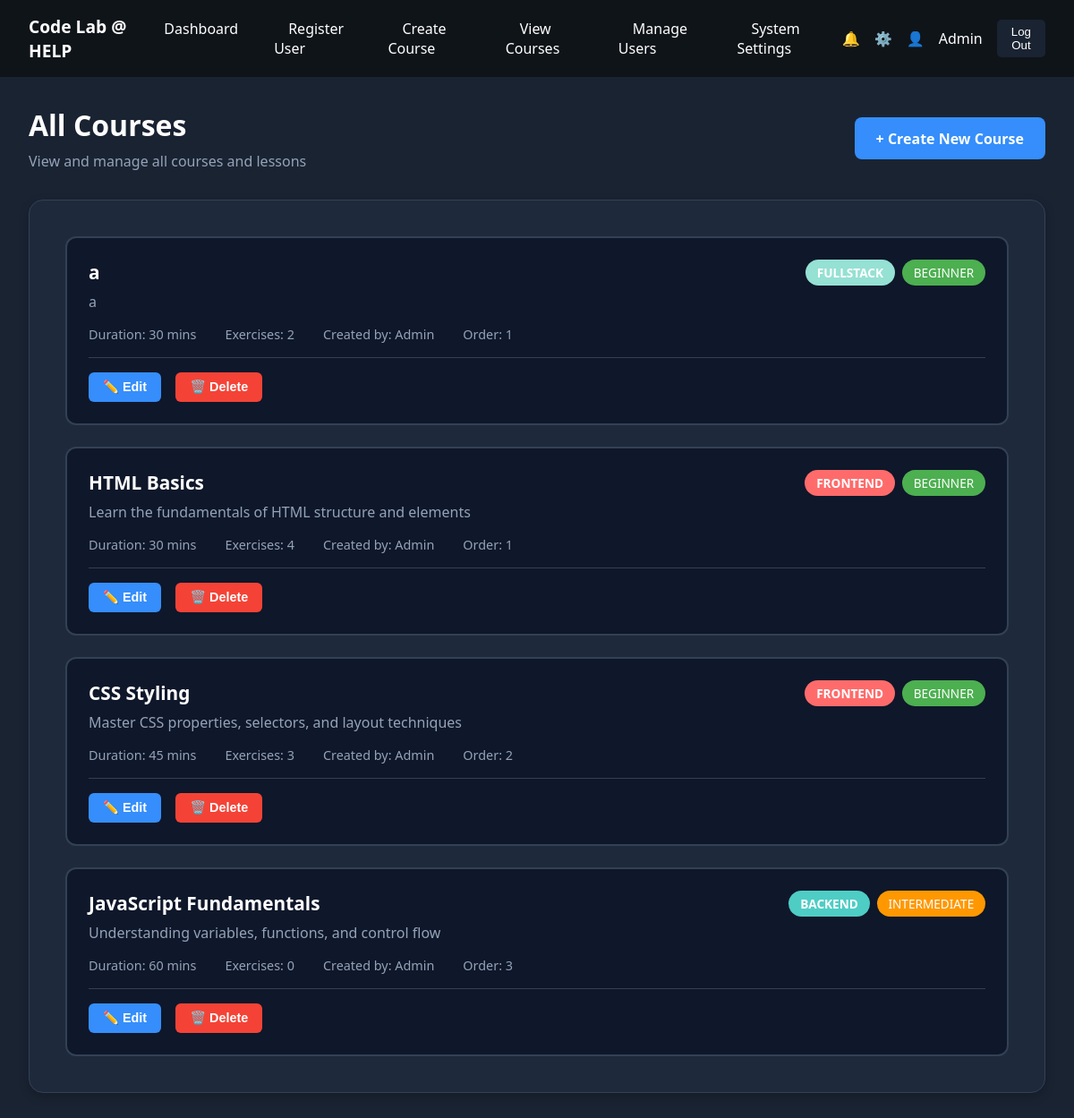
The app's page /PHP/view_courses.php (signed in) with its own data.
### tables this page shows
CREATE TABLE `lessons` (
  `id` int(10) UNSIGNED NOT NULL,
  `title` varchar(200) NOT NULL,
  `description` text DEFAULT NULL,
  `category` enum('frontend','backend','fullstack') NOT NULL,
  `difficulty` enum('beginner','intermediate','advanced') DEFAULT 'beginner',
  `content_type` enum('video','text','interactive') DEFAULT 'text',
  `duration_minutes` int(11) DEFAULT 0,
  `order_index` int(11) DEFAULT 0,
  `is_published` tinyint(1) DEFAULT 1,
  `created_by` int(10) UNSIGNED DEFAULT NULL,
  `created_at` timestamp NOT NULL DEFAULT current_timestamp(),
  `updated_at` timestamp NOT NULL DEFAULT current_timestamp() ON UPDATE current_timestamp()
);

CREATE TABLE `users` (
  `id` int(11) UNSIGNED NOT NULL,
  `full_name` varchar(100) NOT NULL,
  `email` varchar(100) NOT NULL,
  `role` enum('student','instructor','admin') NOT NULL,
  `password` varchar(255) NOT NULL,
  `created_at` timestamp NOT NULL DEFAULT current_timestamp(),
  `first_login` tinyint(1) DEFAULT 1
);

### PHP/view_courses.php (the view, shortened to what this page needs)
<?php
include 'db_connect.php';
$admin_name = $_SESSION['full_name'];
$courses_query = "
    SELECT l.*, u.full_name as creator_name,
           COUNT(DISTINCT e.id) as exercise_count
    FROM lessons l
    LEFT JOIN users u ON u.id = l.created_by
    LEFT JOIN exercises e ON e.lesson_id = l.id
    GROUP BY l.id
    ORDER BY l.order_index, l.created_at DESC
";
$courses = $conn->query($courses_query);
?>
<!DOCTYPE html>
<html lang="en">
<head>
</head>
<body>
  <nav class="navbar">
      <div class="logo">
        <a href="adminDashboard.php">Code Lab @ HELP</a>
      </div>
      <ul class="nav-links">
        <li><a href="adminDashboard.php">Dashboard</a></li>
        <li><a href="registration.php">Register User</a></li>
        <li><a href="create_course.php">Create Course</a></li>
        <li><a href="view_courses.php">View Courses</a></li>
        <li><a href="manage_users.php">Manage Users</a></li>
        <li><a href="system_settings.php">System Settings</a></li>
      </ul>
      <div class="nav-icons">
        <span class="icon">🔔</span>
        <span class="icon">⚙️</span>
        <span class="icon">👤</span>
        <span class="username"><?php echo htmlspecialchars($admin_name ?? 'Admin'); ?></span>
        <button class="logout-btn" onclick="confirmLogout()">Log Out</button>
      </div>
  </nav>
  <div class="container">
    <div class="page-header">
      <div>
        <h1>All Courses</h1>
        <p>View and manage all courses and lessons</p>
      </div>
      <a href="create_course.php" class="btn-primary">+ Create New Course</a>
    </div>
    <div class="courses-box">
      <div class="courses-grid">
        <?php if ($courses->num_rows > 0): ?>
          <?php while ($course = $courses->fetch_assoc()): ?>
          <div class="course-card">
            <div class="course-header">
              <div>
                <div class="course-title"><?php echo htmlspecialchars($course['title']); ?></div>
                <div style="color: #94a3b8; margin-top: 0.5rem;">
                  <?php echo htmlspecialchars($course['description'] ?? 'No description'); ?>
                </div>
              </div>
              <div style="display: flex; gap: 0.5rem; flex-wrap: wrap;">
                <span class="badge badge-<?php echo $course['category']; ?>">
                  <?php echo strtoupper($course['category']); ?>
                </span>
                <span class="difficulty difficulty-<?php echo $course['difficulty']; ?>">
                  <?php echo strtoupper($course['difficulty']); ?>
                </span>
              </div>
            </div>
            <div class="course-meta">
              <span>Duration: <?php echo $course['duration_minutes']; ?> mins</span>
              <span>Exercises: <?php echo $course['exercise_count']; ?></span>
              <span>Created by: <?php echo htmlspecialchars($course['creator_name'] ?? 'Unknown'); ?></span>
              <span>Order: <?php echo $course['order_index']; ?></span>
            </div>
            <div class="course-actions">
              <button class="btn-edit" onclick="window.location.href='edit_course.php?id=<?php echo $course['id']; ?>'">
                ✏️ Edit
              </button>
              <button class="btn-delete" onclick="confirmDelete(<?php echo $course['id']; ?>, '<?php echo htmlspecialchars($course['title'], ENT_QUOTES); ?>')">
                🗑️ Delete
              </button>
            </div>
          </div>
          <?php endwhile; ?>
        <?php endif; ?>
      </div>
    </div>
  </div>
</body>
</html>

### PHP/view_courses.php (style rules this page uses)
* { box-sizing: border-box; }
body { margin: 0; font-family: 'Segoe UI', sans-serif; background-color: #1a2332; color: white; }
.navbar { background-color: #0f1419; padding: 1rem 2rem; display: flex; justify-content: space-between; align-items: center; }
.logo { color: white; font-weight: bold; font-size: 1.2rem; }
.logo a { color: white; text-decoration: none; }
.nav-links { list-style: none; display: flex; gap: 1.5rem; margin: 0; padding: 0; }
.nav-links li a { color: white; text-decoration: none; padding: 0.5rem 1rem; border-radius: 4px; transition: background-color 0.3s; }
.nav-icons { display: flex; align-items: center; gap: 1rem; }
.logout-btn { background-color: #1a2332; color: white; border: none; padding: 0.4rem 1rem; border-radius: 5px; cursor: pointer; }
.container { max-width: 1200px; margin: 0 auto; padding: 2rem; }
.page-header { display: flex; justify-content: space-between; align-items: center; margin-bottom: 2rem; }
.page-header h1 { font-size: 2rem; margin: 0; }
.page-header p { color: #94a3b8; margin: 0.5rem 0 0 0; }
.btn-primary { padding: 0.8rem 1.5rem; background-color: #358efb; color: white; text-decoration: none; border-radius: 8px; font-weight: bold; }
.courses-box { background-color: #1e293b; border-radius: 16px; padding: 2.5rem; border: 1px solid #334155; box-shadow: 0 4px 12px rgba(0,0,0,0.2); }
.courses-grid { display: grid; gap: 1.5rem; }
.course-card { background-color: #0f172a; padding: 1.5rem; border-radius: 12px; border: 2px solid #334155; transition: all 0.3s; }
.course-header { display: flex; justify-content: space-between; align-items: start; margin-bottom: 1rem; }
.course-title { font-size: 1.3rem; font-weight: bold; margin-bottom: 0.5rem; }
.course-meta { display: flex; gap: 2rem; color: #94a3b8; font-size: 0.9rem; margin-top: 1rem; }
.badge { padding: 0.3rem 0.8rem; border-radius: 20px; font-size: 0.85rem; font-weight: bold; }
.badge-frontend { background-color: #ff6b6b; }
.badge-backend { background-color: #4ecdc4; }
.badge-fullstack { background-color: #95e1d3; }
.difficulty { padding: 0.3rem 0.8rem; border-radius: 20px; font-size: 0.85rem; }
.difficulty-beginner { background-color: #4caf50; }
.difficulty-intermediate { background-color: #ff9800; }
.course-actions { display: flex; gap: 1rem; margin-top: 1rem; padding-top: 1rem; border-top: 1px solid #334155; }
.btn-edit, .btn-delete { padding: 0.5rem 1rem; border: none; border-radius: 6px; cursor: pointer; font-weight: bold; font-size: 0.9rem; transition: all 0.2s; }
.btn-edit { background-color: #358efb; color: white; }
.btn-delete { background-color: #f44336; color: white; }

### records on screen
lessons: title "a", description "a", category "FULLSTACK", difficulty "BEGINNER", duration_minutes "30", exercise_count "2", created_by.full_name "Admin", order_index "1"
lessons: title "HTML Basics", description "Learn the fundamentals of HTML structure and elements", category "FRONTEND", difficulty "BEGINNER", duration_minutes "30", exercise_count "4", created_by.full_name "Admin", order_index "1"
lessons: title "CSS Styling", description "Master CSS properties, selectors, and layout techniques", category "FRONTEND", difficulty "BEGINNER", duration_minutes "45", exercise_count "3", created_by.full_name "Admin", order_index "2"
lessons: title "JavaScript Fundamentals", description "Understanding variables, functions, and control flow", category "BACKEND", difficulty "INTERMEDIATE", duration_minutes "60", exercise_count "0", created_by.full_name "Admin", order_index "3"

### other values on screen
$admin_name "Admin"
